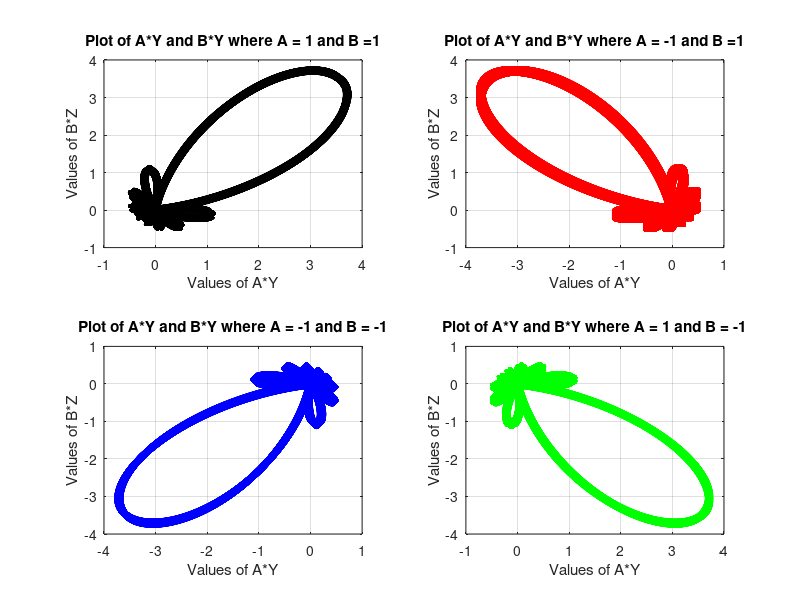

Here is the MATLAB script that generated this plot:
%           Solution for Problem 8-14
 
clear all;
 
%creating vector W
W = [-pi:0.00021:pi];
 
%Evaluating expression X using the vector W
X = abs ((sin(5.*W))./W);
 
%Evaluating expression Y using the vector W
Y = (cos(W + (pi/4))).*X;
 
%Evaluating expression Z using the vector W
Z = (sin(W + (pi/4))).*X;

%Problem 13: Plot of AY vs BZ
%using subplot command to plot mutiple graphs 
A = 1;
B = 1;
subplot(2,2,1);
plot(A*Y, B*Z, 'kp');
title('Plot of A*Y and B*Y where A = 1 and B =1');
xlabel('Values of A*Y');
ylabel('Values of B*Z');
grid;

%replot with different A and B
A = -1;
B = 1;
subplot(2,2,2);
plot(A*Y,B*Z, 'rs');
title('Plot of A*Y and B*Y where A = -1 and B =1');
xlabel('Values of A*Y');
ylabel('Values of B*Z');
grid;

%replot with different A and B
A = -1;
B = -1;
subplot(2,2,3);
plot(A*Y,B*Z, 'bd');
title('Plot of A*Y and B*Y where A = -1 and B = -1');
xlabel('Values of A*Y');
ylabel('Values of B*Z');
grid;

%replot with different A and B
A = 1;
B = -1;
subplot(2,2,4);
plot(A*Y,B*Z, 'gh');
title('Plot of A*Y and B*Y where A = 1 and B = -1');
xlabel('Values of A*Y');
ylabel('Values of B*Z');
grid;